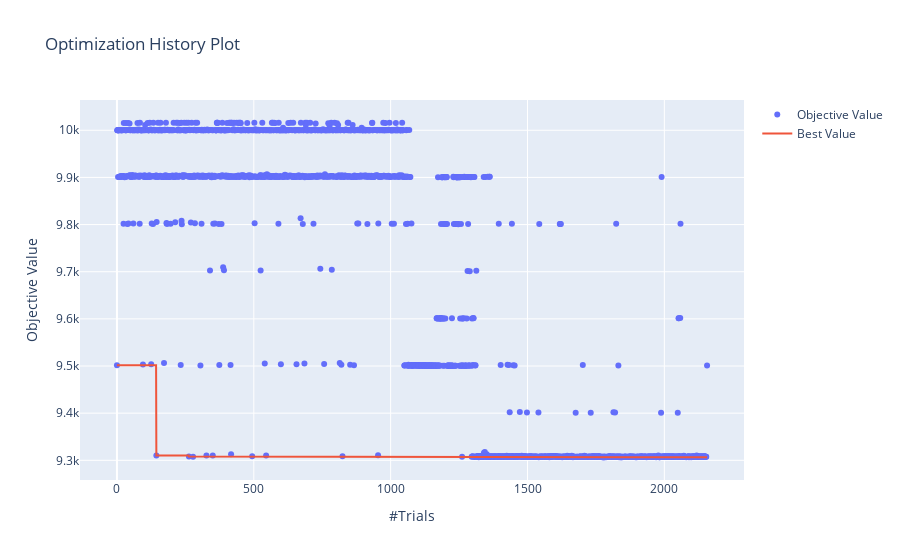

Write notebook code for a chart like this one.
### Code cell
visualization.plot_optimization_history(study)

### Figure 1 — Plotly figure (JSON) as saved in the notebook; plotly's stock layout.template omitted (floating-point values rounded to 4 significant figures; data arrays with more than 128 entries replaced by an {"elided": "..."} marker saying what was removed)
{"data": [{"mode": "markers", "name": "Objective Value", "type": "scatter", "x": {"elided": "2104 int values"}, "y": {"elided": "2104 float values"}}, {"name": "Best Value", "type": "scatter", "x": {"elided": "2104 int values"}, "y": {"elided": "2104 float values"}}], "layout": {"title": {"text": "Optimization History Plot"}, "xaxis": {"title": {"text": "#Trials"}}, "yaxis": {"title": {"text": "Objective Value"}}}}
